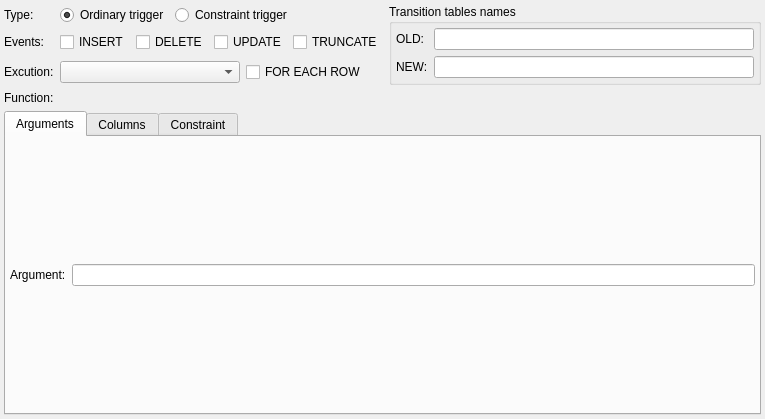
<?xml version="1.0" encoding="UTF-8"?>
<ui version="4.0">
 <class>TriggerWidget</class>
 <widget class="QWidget" name="TriggerWidget">
  <property name="geometry">
   <rect>
    <x>0</x>
    <y>0</y>
    <width>765</width>
    <height>419</height>
   </rect>
  </property>
  <property name="minimumSize">
   <size>
    <width>430</width>
    <height>310</height>
   </size>
  </property>
  <layout class="QGridLayout" name="trigger_grid">
   <property name="leftMargin">
    <number>4</number>
   </property>
   <property name="topMargin">
    <number>4</number>
   </property>
   <property name="rightMargin">
    <number>4</number>
   </property>
   <property name="bottomMargin">
    <number>4</number>
   </property>
   <item row="1" column="0">
    <widget class="QLabel" name="event_lbl">
     <property name="sizePolicy">
      <sizepolicy hsizetype="Preferred" vsizetype="Fixed">
       <horstretch>0</horstretch>
       <verstretch>0</verstretch>
      </sizepolicy>
     </property>
     <property name="minimumSize">
      <size>
       <width>0</width>
       <height>0</height>
      </size>
     </property>
     <property name="maximumSize">
      <size>
       <width>16777215</width>
       <height>16777215</height>
      </size>
     </property>
     <property name="text">
      <string>Events:</string>
     </property>
    </widget>
   </item>
   <item row="0" column="0">
    <widget class="QLabel" name="label">
     <property name="sizePolicy">
      <sizepolicy hsizetype="Preferred" vsizetype="Fixed">
       <horstretch>0</horstretch>
       <verstretch>0</verstretch>
      </sizepolicy>
     </property>
     <property name="text">
      <string>Type:</string>
     </property>
    </widget>
   </item>
   <item row="7" column="0" colspan="6">
    <widget class="QTabWidget" name="arg_cols_tbw">
     <property name="currentIndex">
      <number>0</number>
     </property>
     <widget class="QWidget" name="tab">
      <attribute name="title">
       <string>Arguments</string>
      </attribute>
      <layout class="QGridLayout" name="gridLayout">
       <property name="leftMargin">
        <number>4</number>
       </property>
       <property name="topMargin">
        <number>4</number>
       </property>
       <property name="rightMargin">
        <number>4</number>
       </property>
       <property name="bottomMargin">
        <number>4</number>
       </property>
       <property name="spacing">
        <number>6</number>
       </property>
       <item row="0" column="0">
        <widget class="QLabel" name="argument_lbl">
         <property name="text">
          <string>Argument:</string>
         </property>
        </widget>
       </item>
       <item row="0" column="1">
        <widget class="QLineEdit" name="argument_edt">
         <property name="minimumSize">
          <size>
           <width>180</width>
           <height>0</height>
          </size>
         </property>
         <property name="clearButtonEnabled">
          <bool>true</bool>
         </property>
        </widget>
       </item>
      </layout>
     </widget>
     <widget class="QWidget" name="tab_2">
      <property name="enabled">
       <bool>false</bool>
      </property>
      <attribute name="title">
       <string>Columns</string>
      </attribute>
      <layout class="QGridLayout" name="gridLayout_2">
       <property name="leftMargin">
        <number>4</number>
       </property>
       <property name="topMargin">
        <number>4</number>
       </property>
       <property name="rightMargin">
        <number>4</number>
       </property>
       <property name="bottomMargin">
        <number>4</number>
       </property>
       <property name="spacing">
        <number>6</number>
       </property>
       <item row="0" column="0">
        <widget class="QLabel" name="column_lbl">
         <property name="sizePolicy">
          <sizepolicy hsizetype="Fixed" vsizetype="Preferred">
           <horstretch>0</horstretch>
           <verstretch>0</verstretch>
          </sizepolicy>
         </property>
         <property name="minimumSize">
          <size>
           <width>0</width>
           <height>0</height>
          </size>
         </property>
         <property name="text">
          <string>Column:</string>
         </property>
        </widget>
       </item>
       <item row="0" column="1">
        <widget class="QComboBox" name="column_cmb">
         <property name="sizePolicy">
          <sizepolicy hsizetype="Expanding" vsizetype="Fixed">
           <horstretch>0</horstretch>
           <verstretch>0</verstretch>
          </sizepolicy>
         </property>
         <property name="minimumSize">
          <size>
           <width>180</width>
           <height>0</height>
          </size>
         </property>
         <property name="maximumSize">
          <size>
           <width>16777215</width>
           <height>16777215</height>
          </size>
         </property>
        </widget>
       </item>
      </layout>
     </widget>
     <widget class="QWidget" name="tab_3">
      <attribute name="title">
       <string>Constraint</string>
      </attribute>
      <layout class="QGridLayout" name="gridLayout_3">
       <property name="leftMargin">
        <number>4</number>
       </property>
       <property name="topMargin">
        <number>4</number>
       </property>
       <property name="rightMargin">
        <number>4</number>
       </property>
       <property name="bottomMargin">
        <number>4</number>
       </property>
       <item row="0" column="0">
        <widget class="QLabel" name="options_lbl">
         <property name="enabled">
          <bool>true</bool>
         </property>
         <property name="sizePolicy">
          <sizepolicy hsizetype="Preferred" vsizetype="Fixed">
           <horstretch>0</horstretch>
           <verstretch>0</verstretch>
          </sizepolicy>
         </property>
         <property name="minimumSize">
          <size>
           <width>0</width>
           <height>0</height>
          </size>
         </property>
         <property name="maximumSize">
          <size>
           <width>16777215</width>
           <height>16777215</height>
          </size>
         </property>
         <property name="text">
          <string>Options:</string>
         </property>
        </widget>
       </item>
       <item row="0" column="1">
        <layout class="QHBoxLayout" name="horizontalLayout">
         <item>
          <widget class="QCheckBox" name="deferrable_chk">
           <property name="enabled">
            <bool>false</bool>
           </property>
           <property name="sizePolicy">
            <sizepolicy hsizetype="Minimum" vsizetype="Fixed">
             <horstretch>0</horstretch>
             <verstretch>0</verstretch>
            </sizepolicy>
           </property>
           <property name="minimumSize">
            <size>
             <width>0</width>
             <height>0</height>
            </size>
           </property>
           <property name="maximumSize">
            <size>
             <width>16777215</width>
             <height>16777215</height>
            </size>
           </property>
           <property name="text">
            <string>Deferrable:</string>
           </property>
          </widget>
         </item>
         <item>
          <widget class="QComboBox" name="deferral_type_cmb">
           <property name="enabled">
            <bool>false</bool>
           </property>
           <property name="sizePolicy">
            <sizepolicy hsizetype="Expanding" vsizetype="Fixed">
             <horstretch>0</horstretch>
             <verstretch>0</verstretch>
            </sizepolicy>
           </property>
           <property name="minimumSize">
            <size>
             <width>0</width>
             <height>0</height>
            </size>
           </property>
           <property name="maximumSize">
            <size>
             <width>16777215</width>
             <height>16777215</height>
            </size>
           </property>
          </widget>
         </item>
        </layout>
       </item>
       <item row="2" column="1">
        <widget class="QPlainTextEdit" name="cond_expr_txt">
         <property name="sizePolicy">
          <sizepolicy hsizetype="Expanding" vsizetype="Expanding">
           <horstretch>0</horstretch>
           <verstretch>0</verstretch>
          </sizepolicy>
         </property>
         <property name="minimumSize">
          <size>
           <width>0</width>
           <height>0</height>
          </size>
         </property>
         <property name="maximumSize">
          <size>
           <width>16777215</width>
           <height>16777215</height>
          </size>
         </property>
         <property name="frameShadow">
          <enum>QFrame::Sunken</enum>
         </property>
         <property name="lineWidth">
          <number>1</number>
         </property>
         <property name="midLineWidth">
          <number>0</number>
         </property>
         <property name="verticalScrollBarPolicy">
          <enum>Qt::ScrollBarAsNeeded</enum>
         </property>
         <property name="horizontalScrollBarPolicy">
          <enum>Qt::ScrollBarAsNeeded</enum>
         </property>
        </widget>
       </item>
       <item row="1" column="0">
        <widget class="QLabel" name="ref_table_lbl">
         <property name="enabled">
          <bool>false</bool>
         </property>
         <property name="sizePolicy">
          <sizepolicy hsizetype="Preferred" vsizetype="Fixed">
           <horstretch>0</horstretch>
           <verstretch>0</verstretch>
          </sizepolicy>
         </property>
         <property name="minimumSize">
          <size>
           <width>0</width>
           <height>0</height>
          </size>
         </property>
         <property name="maximumSize">
          <size>
           <width>16777215</width>
           <height>16777215</height>
          </size>
         </property>
         <property name="text">
          <string>Refer. Table:</string>
         </property>
        </widget>
       </item>
       <item row="2" column="0">
        <widget class="QLabel" name="cond_expr_lbl">
         <property name="sizePolicy">
          <sizepolicy hsizetype="Preferred" vsizetype="Expanding">
           <horstretch>0</horstretch>
           <verstretch>0</verstretch>
          </sizepolicy>
         </property>
         <property name="minimumSize">
          <size>
           <width>0</width>
           <height>0</height>
          </size>
         </property>
         <property name="maximumSize">
          <size>
           <width>16777215</width>
           <height>16777215</height>
          </size>
         </property>
         <property name="text">
          <string>Condition:</string>
         </property>
        </widget>
       </item>
      </layout>
     </widget>
    </widget>
   </item>
   <item row="1" column="1" colspan="4">
    <widget class="QWidget" name="events_wgt" native="true">
     <property name="minimumSize">
      <size>
       <width>0</width>
       <height>0</height>
      </size>
     </property>
     <layout class="QHBoxLayout" name="horizontalLayout_2">
      <property name="leftMargin">
       <number>0</number>
      </property>
      <property name="topMargin">
       <number>0</number>
      </property>
      <property name="rightMargin">
       <number>0</number>
      </property>
      <property name="bottomMargin">
       <number>0</number>
      </property>
      <item>
       <widget class="QCheckBox" name="insert_chk">
        <property name="sizePolicy">
         <sizepolicy hsizetype="Preferred" vsizetype="Fixed">
          <horstretch>0</horstretch>
          <verstretch>0</verstretch>
         </sizepolicy>
        </property>
        <property name="minimumSize">
         <size>
          <width>0</width>
          <height>0</height>
         </size>
        </property>
        <property name="maximumSize">
         <size>
          <width>16777215</width>
          <height>16777215</height>
         </size>
        </property>
        <property name="text">
         <string>INSERT</string>
        </property>
       </widget>
      </item>
      <item>
       <widget class="QCheckBox" name="delete_chk">
        <property name="sizePolicy">
         <sizepolicy hsizetype="Preferred" vsizetype="Fixed">
          <horstretch>0</horstretch>
          <verstretch>0</verstretch>
         </sizepolicy>
        </property>
        <property name="minimumSize">
         <size>
          <width>0</width>
          <height>0</height>
         </size>
        </property>
        <property name="maximumSize">
         <size>
          <width>16777215</width>
          <height>16777215</height>
         </size>
        </property>
        <property name="text">
         <string>DELETE</string>
        </property>
       </widget>
      </item>
      <item>
       <widget class="QCheckBox" name="update_chk">
        <property name="sizePolicy">
         <sizepolicy hsizetype="Preferred" vsizetype="Fixed">
          <horstretch>0</horstretch>
          <verstretch>0</verstretch>
         </sizepolicy>
        </property>
        <property name="minimumSize">
         <size>
          <width>0</width>
          <height>0</height>
         </size>
        </property>
        <property name="maximumSize">
         <size>
          <width>16777215</width>
          <height>16777215</height>
         </size>
        </property>
        <property name="text">
         <string>UPDATE</string>
        </property>
       </widget>
      </item>
      <item>
       <widget class="QCheckBox" name="truncate_chk">
        <property name="sizePolicy">
         <sizepolicy hsizetype="Preferred" vsizetype="Fixed">
          <horstretch>0</horstretch>
          <verstretch>0</verstretch>
         </sizepolicy>
        </property>
        <property name="minimumSize">
         <size>
          <width>0</width>
          <height>0</height>
         </size>
        </property>
        <property name="maximumSize">
         <size>
          <width>16777215</width>
          <height>16777215</height>
         </size>
        </property>
        <property name="text">
         <string>TRUNCATE</string>
        </property>
       </widget>
      </item>
     </layout>
    </widget>
   </item>
   <item row="0" column="1">
    <widget class="QRadioButton" name="ordinary_rb">
     <property name="sizePolicy">
      <sizepolicy hsizetype="Minimum" vsizetype="Fixed">
       <horstretch>0</horstretch>
       <verstretch>0</verstretch>
      </sizepolicy>
     </property>
     <property name="text">
      <string>Ordinary trigger</string>
     </property>
     <property name="checked">
      <bool>true</bool>
     </property>
    </widget>
   </item>
   <item row="0" column="2" colspan="3">
    <widget class="QRadioButton" name="constraint_rb">
     <property name="sizePolicy">
      <sizepolicy hsizetype="Preferred" vsizetype="Fixed">
       <horstretch>0</horstretch>
       <verstretch>0</verstretch>
      </sizepolicy>
     </property>
     <property name="text">
      <string>Constraint trigger</string>
     </property>
    </widget>
   </item>
   <item row="2" column="3" colspan="2">
    <widget class="QCheckBox" name="exec_per_row_chk">
     <property name="sizePolicy">
      <sizepolicy hsizetype="Preferred" vsizetype="Fixed">
       <horstretch>0</horstretch>
       <verstretch>0</verstretch>
      </sizepolicy>
     </property>
     <property name="minimumSize">
      <size>
       <width>0</width>
       <height>0</height>
      </size>
     </property>
     <property name="maximumSize">
      <size>
       <width>16777215</width>
       <height>16777215</height>
      </size>
     </property>
     <property name="text">
      <string>FOR EACH ROW</string>
     </property>
    </widget>
   </item>
   <item row="2" column="1" colspan="2">
    <widget class="QComboBox" name="firing_mode_cmb">
     <property name="enabled">
      <bool>true</bool>
     </property>
     <property name="sizePolicy">
      <sizepolicy hsizetype="Preferred" vsizetype="Fixed">
       <horstretch>0</horstretch>
       <verstretch>0</verstretch>
      </sizepolicy>
     </property>
     <property name="minimumSize">
      <size>
       <width>0</width>
       <height>0</height>
      </size>
     </property>
     <property name="maximumSize">
      <size>
       <width>16777215</width>
       <height>16777215</height>
      </size>
     </property>
    </widget>
   </item>
   <item row="2" column="0">
    <widget class="QLabel" name="firing_mode_lbl">
     <property name="enabled">
      <bool>true</bool>
     </property>
     <property name="sizePolicy">
      <sizepolicy hsizetype="Preferred" vsizetype="Fixed">
       <horstretch>0</horstretch>
       <verstretch>0</verstretch>
      </sizepolicy>
     </property>
     <property name="minimumSize">
      <size>
       <width>0</width>
       <height>0</height>
      </size>
     </property>
     <property name="maximumSize">
      <size>
       <width>16777215</width>
       <height>16777215</height>
      </size>
     </property>
     <property name="text">
      <string>Excution:</string>
     </property>
    </widget>
   </item>
   <item row="3" column="0">
    <widget class="QLabel" name="function_lbl">
     <property name="enabled">
      <bool>true</bool>
     </property>
     <property name="sizePolicy">
      <sizepolicy hsizetype="Preferred" vsizetype="Fixed">
       <horstretch>0</horstretch>
       <verstretch>0</verstretch>
      </sizepolicy>
     </property>
     <property name="minimumSize">
      <size>
       <width>0</width>
       <height>0</height>
      </size>
     </property>
     <property name="maximumSize">
      <size>
       <width>16777215</width>
       <height>16777215</height>
      </size>
     </property>
     <property name="text">
      <string>Function:</string>
     </property>
    </widget>
   </item>
   <item row="0" column="5" rowspan="3">
    <widget class="QGroupBox" name="transition_tabs_names_gb">
     <property name="sizePolicy">
      <sizepolicy hsizetype="Expanding" vsizetype="Preferred">
       <horstretch>0</horstretch>
       <verstretch>0</verstretch>
      </sizepolicy>
     </property>
     <property name="title">
      <string>Transition tables names</string>
     </property>
     <layout class="QGridLayout" name="gridLayout_5">
      <property name="leftMargin">
       <number>4</number>
      </property>
      <property name="topMargin">
       <number>4</number>
      </property>
      <property name="rightMargin">
       <number>4</number>
      </property>
      <property name="bottomMargin">
       <number>4</number>
      </property>
      <item row="0" column="1">
       <widget class="QLineEdit" name="old_table_edt">
        <property name="minimumSize">
         <size>
          <width>180</width>
          <height>0</height>
         </size>
        </property>
        <property name="clearButtonEnabled">
         <bool>true</bool>
        </property>
       </widget>
      </item>
      <item row="0" column="0">
       <widget class="QLabel" name="old_table_lbl">
        <property name="text">
         <string>OLD:</string>
        </property>
       </widget>
      </item>
      <item row="1" column="0">
       <widget class="QLabel" name="new_table_lbl">
        <property name="text">
         <string>NEW:</string>
        </property>
       </widget>
      </item>
      <item row="1" column="1">
       <widget class="QLineEdit" name="new_table_edt">
        <property name="minimumSize">
         <size>
          <width>180</width>
          <height>0</height>
         </size>
        </property>
        <property name="clearButtonEnabled">
         <bool>true</bool>
        </property>
       </widget>
      </item>
     </layout>
    </widget>
   </item>
  </layout>
 </widget>
 <tabstops>
  <tabstop>deferrable_chk</tabstop>
  <tabstop>deferral_type_cmb</tabstop>
  <tabstop>arg_cols_tbw</tabstop>
  <tabstop>argument_edt</tabstop>
  <tabstop>column_cmb</tabstop>
 </tabstops>
 <resources/>
 <connections/>
</ui>
